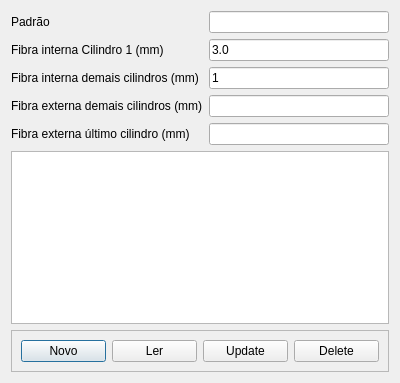
<?xml version="1.0" encoding="UTF-8"?>
<ui version="4.0">
 <class>DialogCrudFibra</class>
 <widget class="QDialog" name="DialogCrudFibra">
  <property name="windowModality">
   <enum>Qt::WindowModal</enum>
  </property>
  <property name="geometry">
   <rect>
    <x>0</x>
    <y>0</y>
    <width>400</width>
    <height>383</height>
   </rect>
  </property>
  <property name="windowTitle">
   <string>Dialog</string>
  </property>
  <property name="windowIcon">
   <iconset resource="../img/bree.qrc">
    <normaloff>:/bree/glass_characteristics_higher_resistance_than_steel_yarns.png</normaloff>:/bree/glass_characteristics_higher_resistance_than_steel_yarns.png</iconset>
  </property>
  <layout class="QVBoxLayout" name="verticalLayout">
   <item>
    <layout class="QFormLayout" name="formLayout">
     <item row="0" column="0">
      <widget class="QLabel" name="label">
       <property name="text">
        <string>Padrão</string>
       </property>
      </widget>
     </item>
     <item row="0" column="1">
      <widget class="QLineEdit" name="inputPadrao">
       <property name="readOnly">
        <bool>true</bool>
       </property>
      </widget>
     </item>
     <item row="1" column="0">
      <widget class="QLabel" name="label_2">
       <property name="text">
        <string>Fibra interna Cilindro 1 (mm)</string>
       </property>
      </widget>
     </item>
     <item row="1" column="1">
      <widget class="QLineEdit" name="inputFi1">
       <property name="text">
        <string>3.0</string>
       </property>
      </widget>
     </item>
     <item row="2" column="0">
      <widget class="QLabel" name="label_3">
       <property name="text">
        <string>Fibra interna demais cilindros (mm)</string>
       </property>
      </widget>
     </item>
     <item row="2" column="1">
      <widget class="QLineEdit" name="inputFiN">
       <property name="text">
        <string>1</string>
       </property>
      </widget>
     </item>
     <item row="3" column="0">
      <widget class="QLabel" name="label_4">
       <property name="text">
        <string>Fibra externa demais cilindros (mm)</string>
       </property>
      </widget>
     </item>
     <item row="3" column="1">
      <widget class="QLineEdit" name="inputFeN"/>
     </item>
     <item row="4" column="0">
      <widget class="QLabel" name="label_5">
       <property name="text">
        <string>Fibra externa último cilindro (mm)</string>
       </property>
      </widget>
     </item>
     <item row="4" column="1">
      <widget class="QLineEdit" name="inputFeU"/>
     </item>
    </layout>
   </item>
   <item>
    <widget class="QTableView" name="tableView"/>
   </item>
   <item>
    <widget class="QFrame" name="frame">
     <property name="frameShape">
      <enum>QFrame::StyledPanel</enum>
     </property>
     <property name="frameShadow">
      <enum>QFrame::Raised</enum>
     </property>
     <layout class="QHBoxLayout" name="horizontalLayout">
      <item>
       <widget class="QPushButton" name="btCreate">
        <property name="text">
         <string>Novo</string>
        </property>
        <property name="icon">
         <iconset resource="../img/bree.qrc">
          <normaloff>:/bree/blue-document.png</normaloff>:/bree/blue-document.png</iconset>
        </property>
       </widget>
      </item>
      <item>
       <widget class="QPushButton" name="btRead">
        <property name="text">
         <string>Ler</string>
        </property>
       </widget>
      </item>
      <item>
       <widget class="QPushButton" name="btUpdate">
        <property name="text">
         <string>Update</string>
        </property>
        <property name="icon">
         <iconset resource="../img/bree.qrc">
          <normaloff>:/bree/verificar.png</normaloff>:/bree/verificar.png</iconset>
        </property>
       </widget>
      </item>
      <item>
       <widget class="QPushButton" name="btDelete">
        <property name="text">
         <string>Delete</string>
        </property>
        <property name="icon">
         <iconset resource="../img/bree.qrc">
          <normaloff>:/bree/cross.png</normaloff>:/bree/cross.png</iconset>
        </property>
       </widget>
      </item>
     </layout>
    </widget>
   </item>
  </layout>
 </widget>
 <resources>
  <include location="../img/bree.qrc"/>
 </resources>
 <connections/>
</ui>
